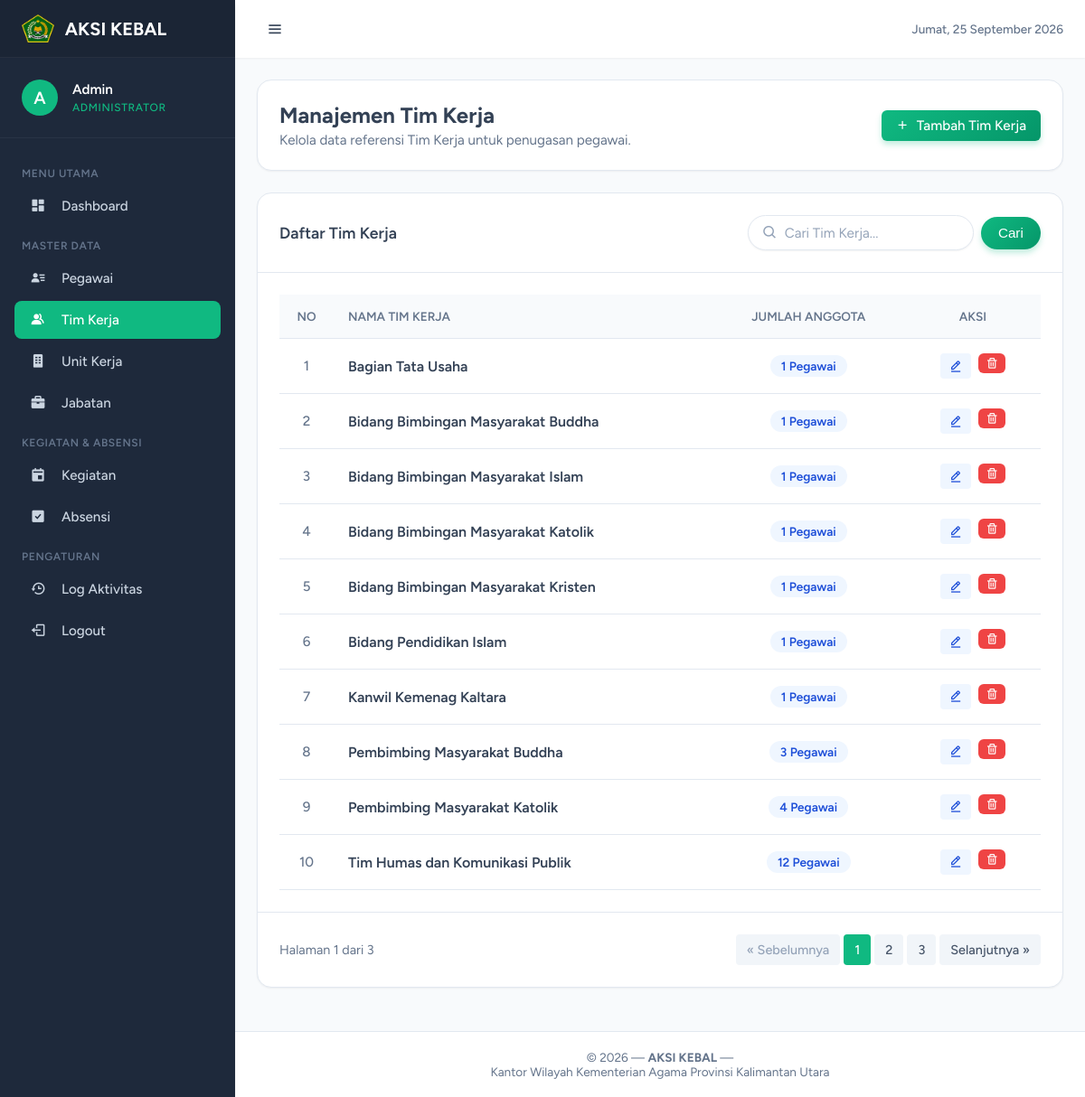
The app's page /public/admin/tim-kerja (signed in) with its own data.
### tables this page shows
CREATE TABLE `tim_kerja` (
  `id_tim_kerja` int NOT NULL AUTO_INCREMENT,
  `nama_tim_kerja` varchar(100) NOT NULL,
  `slug_tim_kerja` varchar(150) DEFAULT NULL,
  `created_at` timestamp NULL DEFAULT CURRENT_TIMESTAMP,
  `updated_at` timestamp NULL DEFAULT CURRENT_TIMESTAMP ON UPDATE CURRENT_TIMESTAMP,
  PRIMARY KEY (`id_tim_kerja`)
);

### core/Controller.php (called while the page is built, shortened)
<?php
class Controller
{
    protected function model(string $model): object
    {
        $modelFile = __DIR__ . '/../app/models/' . $model . '.php';
        return new $model;
    }
    protected function view(string $view, array $data = []): void
    {
        $viewFile = __DIR__ . '/../app/views/' . $view . '.php';
        extract($data);
        require_once $viewFile;
    }
}

### app/controllers/AdminController.php (called while the page is built, shortened)
<?php
class AdminController extends Controller
{
    public function tim_kerja(): void
    {
        $model = $this->model('TimKerjaModel');
        $search = query('search', '');
        $page = (int) query('page', 1);
        $limit = 10;
        $offset = ($page - 1) * $limit;
        $tim_kerja = $model->getAllPaginated($search, $limit, $offset);
        $total_data = $model->countAll($search);
        $total_page = ceil($total_data / $limit);
        $this->view('admin/tim-kerja/index', [
            'title' => 'Manajemen Tim Kerja - AKSI KEBAL',
            'tim_kerja' => $tim_kerja,
            'search' => $search,
            'page' => $page,
            'total_page' => $total_page,
            'active_menu' => 'tim_kerja'
        ]);
    }
}

### core/App.php (called while the page is built, shortened)
<?php
class App
{
    protected $method = 'index';
    public function __construct()
    {
        $url = $this->parseUrl();
        if (isset($url[0]) && !empty($url[0])) {
            $controllerName = ucfirst(strtolower($url[0])) . 'Controller';
            $controllerFile = __DIR__ . '/../app/controllers/' . $controllerName . '.php';
            if (file_exists($controllerFile)) {
                unset($url[0]);
            } else {
                $this->controller = 'HomeController';
                $this->method = 'notFound';
            }
        }
        $this->controller = new $this->controller;
        if (isset($url[1]) && !empty($url[1])) {
            $methodName = str_replace('-', '_', $url[1]);
            if (method_exists($this->controller, $methodName)) {
                $this->method = $methodName;
                unset($url[1]);
            } else {
                $this->method = 'notFound';
            }
        }
        $this->params = $url ? array_values($url) : [];
        call_user_func_array([$this->controller, $this->method], $this->params);
    }
    protected function parseUrl(): array
    {
        if (isset($_GET['url'])) {
            $url = rtrim($_GET['url'], '/');
            $url = filter_var($url, FILTER_SANITIZE_URL);
            return explode('/', $url);
        }
        return [];
    }
}

### public/index.php (called while the page is built, shortened)
<?php
require_once __DIR__ . '/../config/app.php';
require_once __DIR__ . '/../core/Database.php';
require_once __DIR__ . '/../core/Controller.php';
require_once __DIR__ . '/../core/helpers.php';
require_once __DIR__ . '/../core/App.php';
$app = new App();

### core/helpers.php (called while the page is built, shortened)
<?php
function e(?string $string): string
{
    return htmlspecialchars($string ?? '', ENT_QUOTES, 'UTF-8');
}
function query(string $key, $default = null)
{
    return isset($_GET[$key]) ? trim($_GET[$key]) : $default;
}
function url(string $path = ''): string
{
    return BASE_URL . '/' . ltrim($path, '/');
}

### config/database.php (called while the page is built)
<?php
return [
    'host'     => 'localhost',
    'dbname'   => 'aksi_kebal',
    'username' => 'root',
    'password' => '',
    'charset'  => 'utf8mb4',
    'options'  => [
        PDO::ATTR_ERRMODE            => PDO::ERRMODE_EXCEPTION,
        PDO::ATTR_DEFAULT_FETCH_MODE => PDO::FETCH_ASSOC,
        PDO::ATTR_EMULATE_PREPARES   => false,
    ]
];

### core/Database.php (called while the page is built, shortened)
<?php
class Database
{
    private static $instance = null;
    private $pdo;
    private $stmt;
    private function __construct()
    {
        $config = require __DIR__ . '/../config/database.php';
        $dsn = "mysql:host={$config['host']};dbname={$config['dbname']};charset={$config['charset']}";
        try {
            $this->pdo = new PDO($dsn, $config['username'], $config['password'], $config['options']);
            $this->pdo->exec("SET time_zone = '+08:00'");
        } catch (PDOException $e) {
            if (APP_ENV === 'development') {
                die('Database connection failed: ' . $e->getMessage());
            } else {
                die('Database connection failed. Please contact administrator.');
            }
        }
    }
    public static function getInstance(): self
    {
        if (self::$instance === null) {
            self::$instance = new self();
        }
        return self::$instance;
    }
    public function query(string $sql): self
    {
        $this->stmt = $this->pdo->prepare($sql);
        return $this;
    }
    public function bind($param, $value, $type = null): self
    {
        $this->stmt->bindValue($param, $value, $type);
        return $this;
    }
    public function execute(): bool
    {
        return $this->stmt->execute();
    }
    public function fetchAll(): array
    {
        $this->execute();
        return $this->stmt->fetchAll();
    }
    public function fetch()
    {
        $this->execute();
        return $this->stmt->fetch();
    }
}

### app/models/TimKerjaModel.php (called while the page is built, shortened)
<?php
class TimKerjaModel
{
    private $db;
    public function __construct()
    {
        $this->db = Database::getInstance();
    }
    public function getAllPaginated(string $search = '', int $limit = 10, int $offset = 0): array
    {
        $query = "SELECT t.id_tim_kerja, t.nama_tim_kerja, t.slug_tim_kerja, t.created_at,
                         COUNT(p.nip) as jumlah_anggota
                  FROM tim_kerja t
                  LEFT JOIN pegawai p ON t.id_tim_kerja = p.id_tim_kerja";
        $query .= " GROUP BY t.id_tim_kerja, t.nama_tim_kerja, t.slug_tim_kerja, t.created_at
                    ORDER BY t.nama_tim_kerja ASC LIMIT :limit OFFSET :offset";
        $this->db->query($query);
        $this->db->bind(':limit', $limit, PDO::PARAM_INT);
        $this->db->bind(':offset', $offset, PDO::PARAM_INT);
        return $this->db->fetchAll();
    }
    public function countAll(string $search = ''): int
    {
        $query = "SELECT COUNT(*) as total FROM tim_kerja";
        $this->db->query($query);
        $result = $this->db->fetch();
        return $result ? (int) $result['total'] : 0;
    }
}

### app/views/admin/tim-kerja/index.php (the view, shortened to what this page needs)
<div class="card" >
    <div class="card-body" style="display: flex; justify-content: space-between; align-items: center; flex-wrap: wrap; gap: 1rem;">
        <div>
            <h2 style="margin: 0; font-size: 1.5rem; color: var(--text-main);">Manajemen Tim Kerja</h2>
            <p style="margin: 0.25rem 0 0 0; color: var(--text-muted); font-size: 0.95rem;">Kelola data referensi Tim Kerja untuk penugasan pegawai.</p>
        </div>
        <div>
            <a href="<?= url('admin/tim-kerja-create') ?>" class="btn btn-gradient-primary">
                <i class='bx bx-plus'></i> Tambah Tim Kerja
            </a>
        </div>
    </div>
</div>
<div class="card" >
    <div class="card-header" >
        <h3 class="card-title" style="font-weight: 600;">Daftar Tim Kerja</h3>
        <form action="<?= url('admin/tim-kerja') ?>" method="GET"
            style="display: flex; gap: 0.5rem; align-items: center;">
            <div style="position: relative; display: flex; align-items: center;">
                <i class='bx bx-search' style="position: absolute; left: 1rem; color: #94a3b8; font-size: 1.1rem;"></i>
                <input type="text" name="search" value="<?= e($search) ?>" placeholder="Cari Tim Kerja..."
                    class="form-control"
                    style="width: 250px; padding: 0.6rem 1.2rem 0.6rem 2.5rem; border-radius: 9999px; border: 1px solid #e2e8f0; outline: none; transition: all 0.3s ease; box-shadow: 0 1px 2px 0 rgba(0, 0, 0, 0.05);"
                    onfocus="this.style.borderColor='var(--primary)'; this.style.boxShadow='0 0 0 3px rgba(37, 99, 235, 0.2)';"
                    onblur="this.style.borderColor='#e2e8f0'; this.style.boxShadow='0 1px 2px 0 rgba(0, 0, 0, 0.05)';">
            </div>
            <button type="submit" class="btn btn-gradient-primary"
                style="padding: 0.6rem 1.2rem; border-radius: 9999px; font-weight: 500;">
                Cari
            </button>
        </form>
    </div>
    <div class="card-body" >
        <div style="overflow-x: auto;">
            <table class="table" style="width: 100%; border-collapse: collapse;">
                <thead style="background: var(--content-bg); border-bottom: 1px solid var(--border-color);">
                    <tr>
                        <th style="text-align: center; padding: 1rem; color: var(--text-muted); font-size: 0.85rem; font-weight: 600; text-transform: uppercase; width: 60px;">No</th>
                        <th style="text-align: left; padding: 1rem; color: var(--text-muted); font-size: 0.85rem; font-weight: 600; text-transform: uppercase;">Nama Tim Kerja</th>
                        <th style="text-align: center; padding: 1rem; color: var(--text-muted); font-size: 0.85rem; font-weight: 600; text-transform: uppercase;">Jumlah Anggota</th>
                        <th style="text-align: center; padding: 1rem; color: var(--text-muted); font-size: 0.85rem; font-weight: 600; text-transform: uppercase; width: 150px;">Aksi</th>
                    </tr>
                </thead>
                <tbody>
                    <?php if (empty($tim_kerja)): ?>
                        <tr>
                            <td colspan="4" style="text-align: center; padding: 2rem; color: var(--text-muted);">
                                Tidak ada data tim kerja ditemukan.
                            </td>
                        </tr>
                    <?php else: ?>
                        <?php $no = 1; ?>
                        <?php foreach ($tim_kerja as $t): ?>
                            <tr style="border-bottom: 1px solid var(--border-color);">
                                <td style="padding: 1rem; text-align: center; color: var(--text-muted); font-size: 0.95rem; font-weight: 500;">
                                    <?= $no++ ?>
                                </td>
                                <td style="padding: 1rem;">
                                    <div style="font-weight: 600; color: var(--text-main); font-size: 1rem;"><?= e($t['nama_tim_kerja']) ?></div>
                                </td>
                                <td style="padding: 1rem; text-align: center;">
                                    <span style="display: inline-block; padding: 0.25rem 0.75rem; background: #eff6ff; color: #1d4ed8; font-size: 0.85rem; border-radius: 999px; font-weight: 600;">
                                        <?= e($t['jumlah_anggota']) ?> Pegawai
                                    </span>
                                </td>
                                <td style="padding: 1rem; text-align: center;">
                                    <div style="display: flex; gap: 0.5rem; justify-content: center;">
                                        <a href="<?= url('admin/tim-kerja-edit/' . urlencode($t['slug_tim_kerja'])) ?>" class="btn" style="background: #eff6ff; color: #1d4ed8; padding: 0.4rem 0.6rem; border-radius: 0.25rem;" title="Edit">
                                            <i class='bx bx-edit-alt'></i>
                                        </a>
                                        <form action="<?= url('admin/tim-kerja-delete/' . urlencode($t['slug_tim_kerja'])) ?>" method="POST" class="form-delete" style="display: inline-block;">
                                            <button type="submit" class="btn btn-danger btn-sm" title="Hapus">
                                                <i class='bx bx-trash'></i>
                                            </button>
                                        </form>
                                    </div>
                                </td>
                            </tr>
                        <?php endforeach; ?>
                    <?php endif; ?>
                </tbody>
            </table>
        </div>
    </div>
    <?php if ($total_page > 1): ?>
        <div class="card-body" style="display: flex; justify-content: space-between; align-items: center; border-top: 1px solid var(--border-color); padding: 1.5rem;">
            <span style="color: var(--text-muted); font-size: 0.9rem;">
                Halaman <?= $page ?> dari <?= $total_page ?>
            </span>
            <div style="display: flex; gap: 0.25rem; align-items: center;">
                <?php if ($page > 1): ?>
                    <a href="<?= url('admin/tim-kerja?page=' . ($page - 1) . (!empty($search) ? '&search=' . urlencode($search) : '')) ?>"
                        style="padding: 0.5rem 0.75rem; border-radius: 0.25rem; text-decoration: none; font-size: 0.9rem; font-weight: 500; background: #f1f5f9; color: #475569;">
                        &laquo; Sebelumnya
                    </a>
                <?php else: ?>
                    <span style="padding: 0.5rem 0.75rem; border-radius: 0.25rem; font-size: 0.9rem; font-weight: 500; background: #f1f5f9; color: #94a3b8; cursor: not-allowed;">
                        &laquo; Sebelumnya
                    </span>
                <?php endif; ?>
                <?php
                $start = max(1, $page - 2);
                $end = min($total_page, $page + 2);
                for ($i = $start; $i <= $end; $i++): ?>
                    <a href="<?= url('admin/tim-kerja?page=' . $i . (!empty($search) ? '&search=' . urlencode($search) : '')) ?>"
                        style="padding: 0.5rem 0.75rem; border-radius: 0.25rem; text-decoration: none; font-size: 0.9rem; font-weight: 500;
                          <?= $i === $page ? 'background: var(--primary); color: white;' : 'background: #f1f5f9; color: #475569;' ?>">
                        <?= $i ?>
                    </a>
                <?php endfor;
                ?>
                <?php if ($page < $total_page): ?>
                    <a href="<?= url('admin/tim-kerja?page=' . ($page + 1) . (!empty($search) ? '&search=' . urlencode($search) : '')) ?>"
                        style="padding: 0.5rem 0.75rem; border-radius: 0.25rem; text-decoration: none; font-size: 0.9rem; font-weight: 500; background: #f1f5f9; color: #475569;">
                        Selanjutnya &raquo;
                    </a>
                <?php else: ?>
                    <span style="padding: 0.5rem 0.75rem; border-radius: 0.25rem; font-size: 0.9rem; font-weight: 500; background: #f1f5f9; color: #94a3b8; cursor: not-allowed;">
                        Selanjutnya &raquo;
                    </span>
                <?php endif; ?>
            </div>
        </div>
    <?php endif; ?>
</div>
<?php
require_once __DIR__ . '/../layouts/main.php';

### records on screen
tim_kerja: nama_tim_kerja "Bagian Tata Usaha", jumlah_anggota "1"
tim_kerja: nama_tim_kerja "Bidang Bimbingan Masyarakat Buddha", jumlah_anggota "1"
tim_kerja: nama_tim_kerja "Bidang Bimbingan Masyarakat Islam", jumlah_anggota "1"
tim_kerja: nama_tim_kerja "Bidang Bimbingan Masyarakat Katolik", jumlah_anggota "1"
tim_kerja: nama_tim_kerja "Bidang Bimbingan Masyarakat Kristen", jumlah_anggota "1"
tim_kerja: nama_tim_kerja "Bidang Pendidikan Islam", jumlah_anggota "1"
tim_kerja: nama_tim_kerja "Kanwil Kemenag Kaltara", jumlah_anggota "1"
tim_kerja: nama_tim_kerja "Pembimbing Masyarakat Buddha", jumlah_anggota "3"
tim_kerja: nama_tim_kerja "Pembimbing Masyarakat Katolik", jumlah_anggota "4"
tim_kerja: nama_tim_kerja "Tim Humas dan Komunikasi Publik", jumlah_anggota "12"

### other values on screen
substr($admin_name, 0, 1) "A"
$admin_name "Admin"
$admin_role "ADMINISTRATOR"
$page "1"
$total_page "3"
APP_NAME "AKSI KEBAL"
